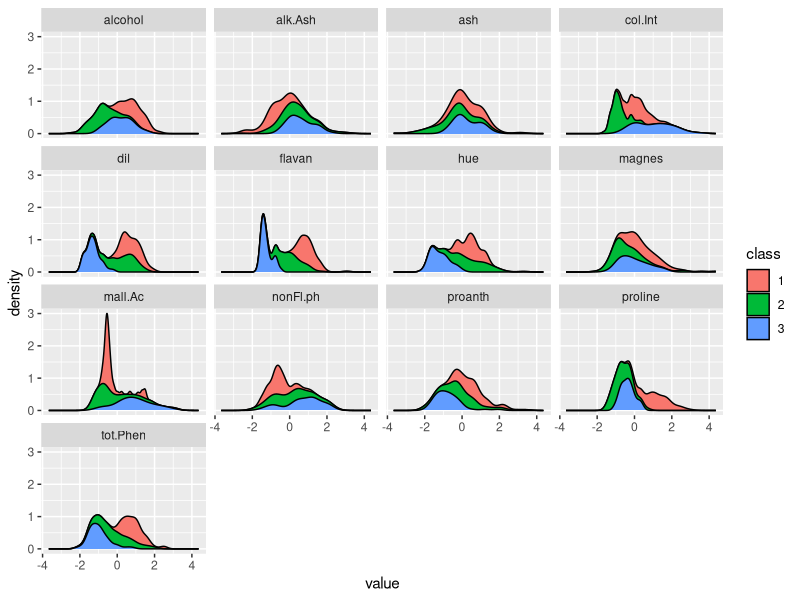

Recreate this plot in R.
## ---- chunk 1
# Loading package
suppressPackageStartupMessages({
  library(tidyverse)})
#Loading dataset
read_csv("data/wine.csv") %>% 
  rename(class = X1, 
         alcohol = X2, 
         mall.Ac = X3, 
         ash = X4, 
         alk.Ash = X5, 
         magnes = X6, 
         tot.Phen = X7, 
         flavan = X8, 
         nonFl.ph = X9, 
         proanth = X10, 
         col.Int = X11, 
         hue = X12, 
         dil = X13, 
         proline = X14) -> wine
## ---- chunk 2
wine
## ---- chunk 3
mutate(wine, class = as.character(class)) %>%
  mutate_if(is.numeric, scale) %>% 
  gather(key, value, -class) %>% 
  ggplot(aes(x = value)) + 
  geom_density(aes(fill = class), position = "stack") + 
  facet_wrap(~ key, ncol = 4)
